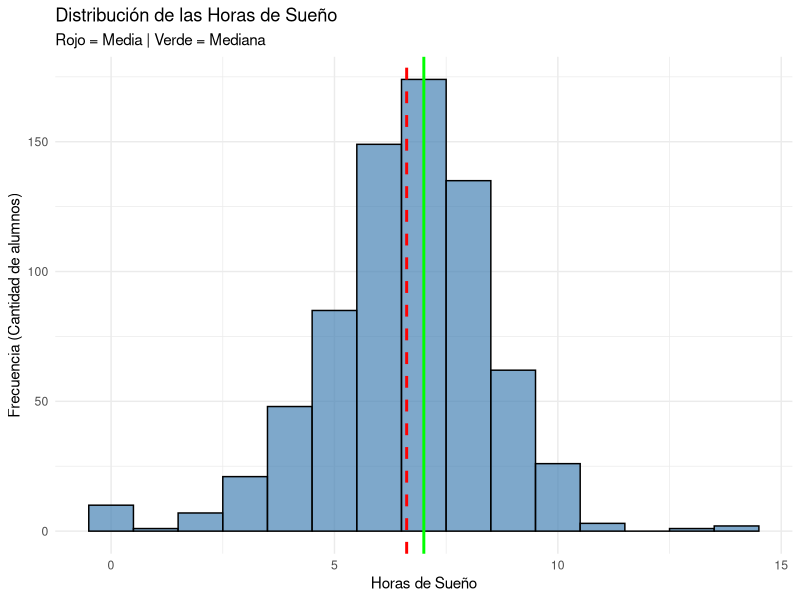
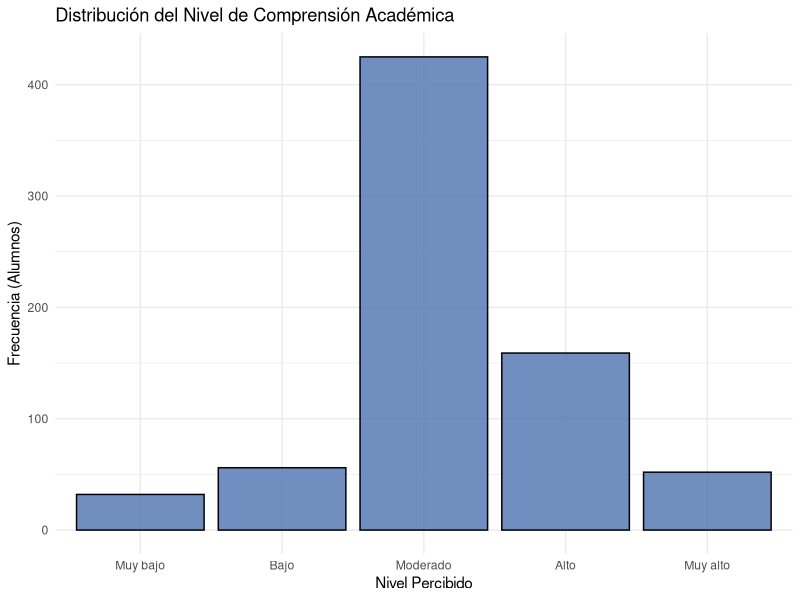
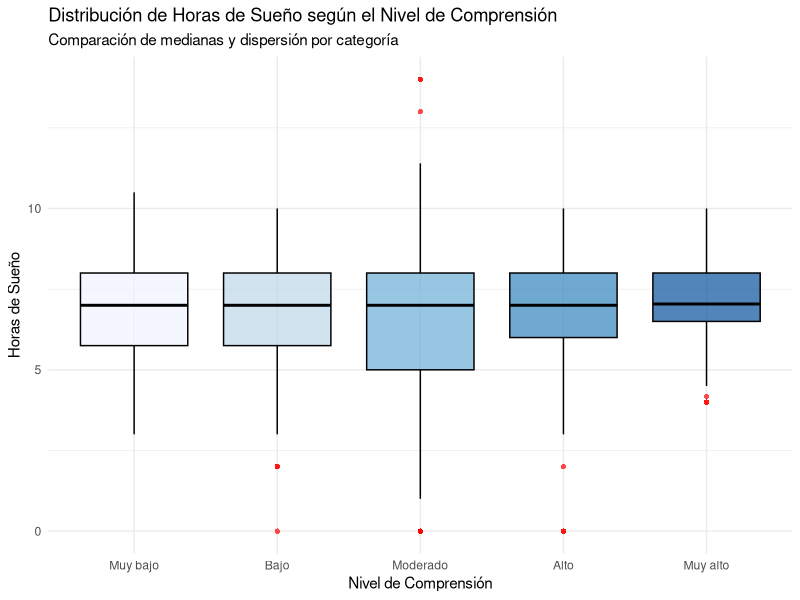
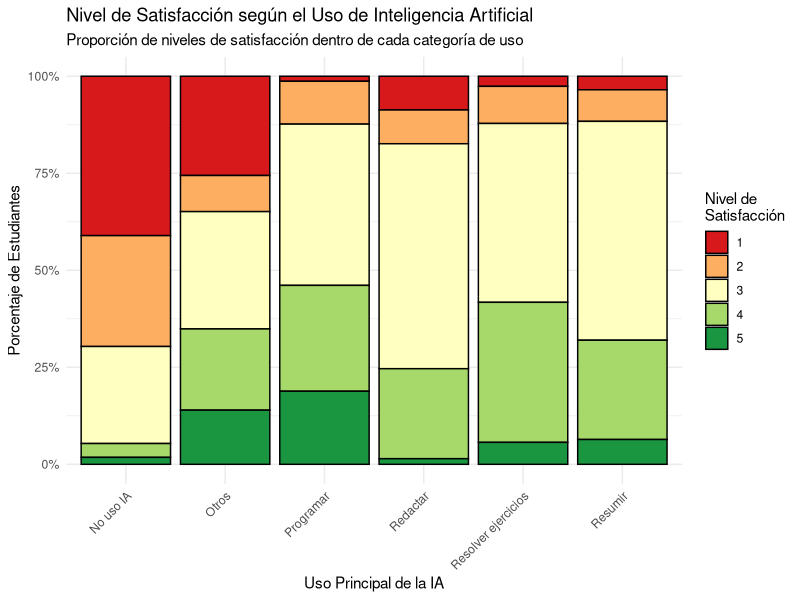
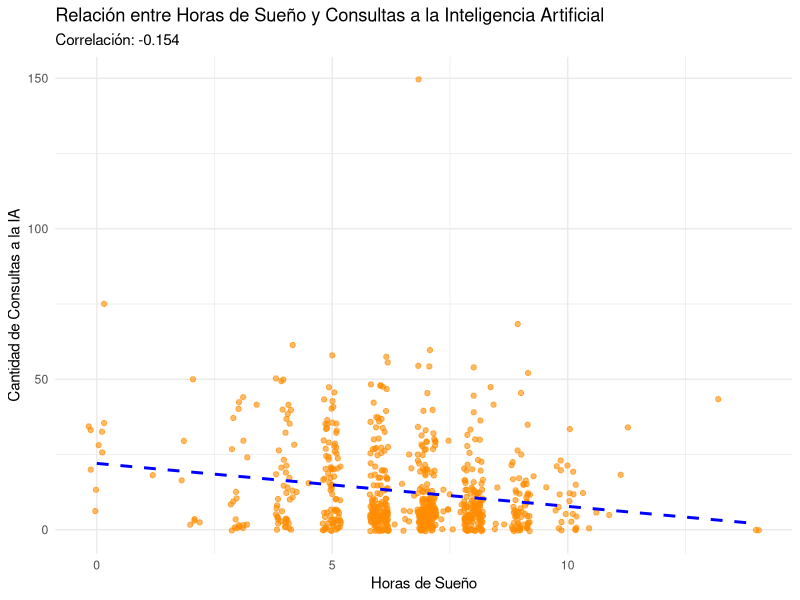
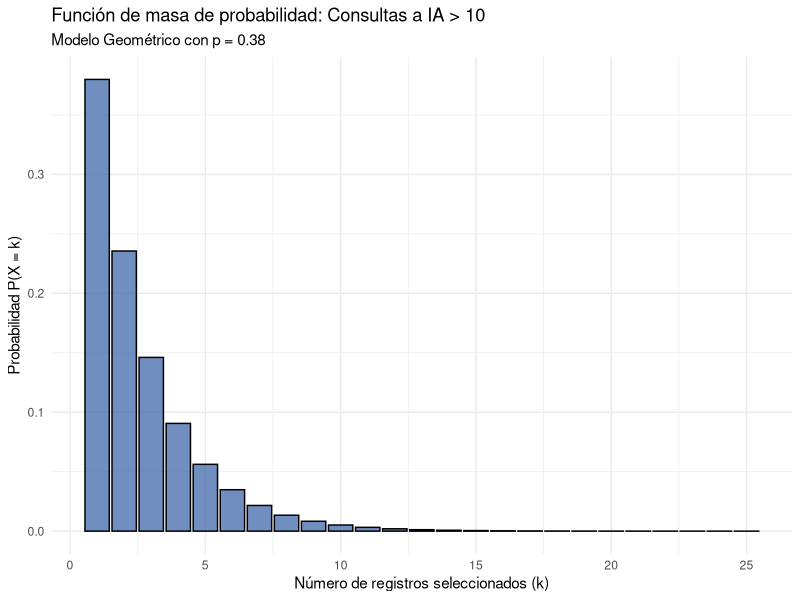
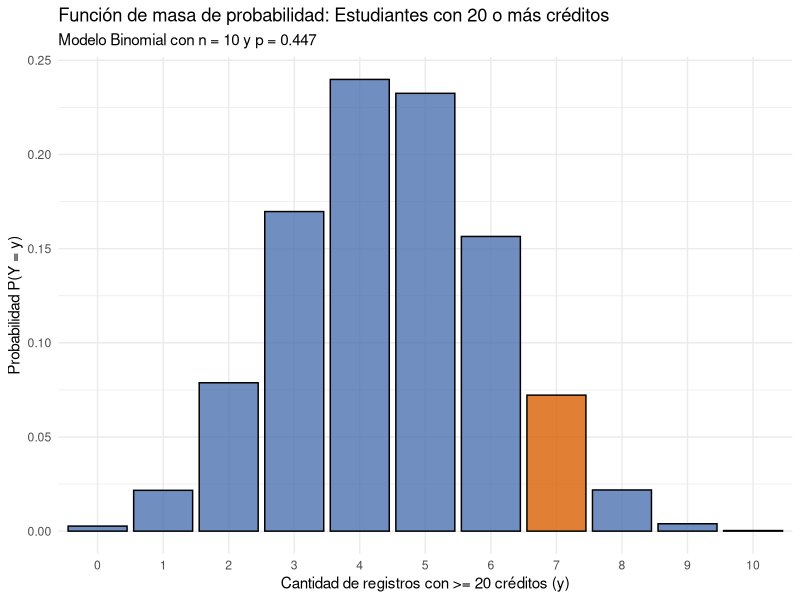
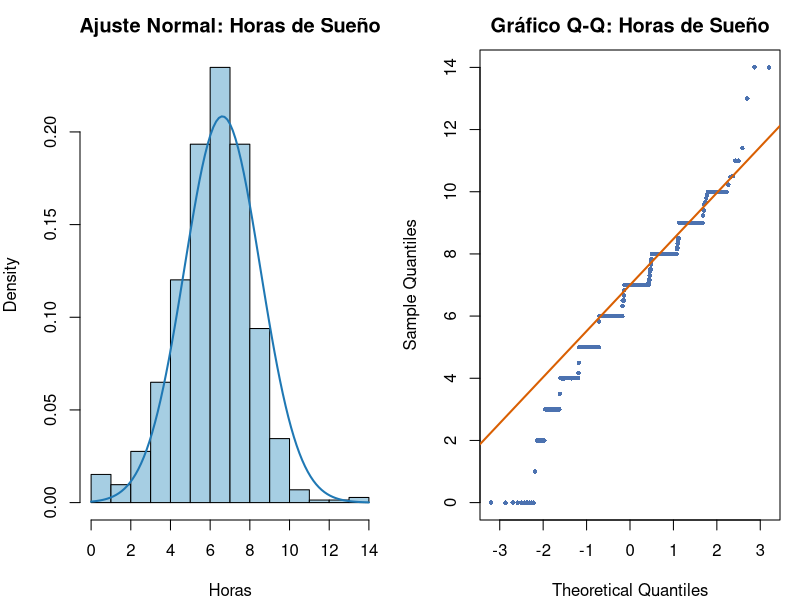

These figures' R source, in order:
## ---- chunk 1
#| message: false
#| warning: false
library(readr)
library(dplyr)
library(ggplot2)
DF_diario <- read_csv("diario.csv", show_col_types = FALSE)
DF_exam <- read_csv("examenes.csv", show_col_types = FALSE)
DF_demo <- read_csv("demograficos.csv", show_col_types = FALSE)
## ---- chunk 2

DF_diario %>% 
  rename(Cod = `Dirección de correo electrónico`
         , Registro = `Marca temporal`,
         Horas = `¿Cuántas horas dormiste la noche pasada?`,
         Consultas = `¿Cuántas consultas a una IA realizaste hoy?`,
         Comprension = `¿Qué nivel de comprensión tuviste de las actividades académicas que realizaste hoy?`,
         Satisfaccion = `¿Qué nivel de satisfacción tienes con tu avance académico de hoy?`,
         Uso = `¿Cuál fue el uso principal que le diste a la IA hoy?`,
         Sensacion = `¿Cuál fue tu sensación principal después de usar la IA hoy?`
         ) -> DF_diario
DF_demo %>% 
  rename(Cod = `Dirección de correo electrónico`
         , Registro = `Marca temporal`
         , Creditos = `cantidad de créditos académicos cursados en el ciclo regular ( colocar solo el número  )`
         ) -> DF_demo
DF_exam %>% 
  rename(Cod = `Dirección de correo electrónico`
         , Registro = `Marca temporal`,
          Nota = `Nota del examen`,
         ) -> DF_exam

subset_diario <- select(DF_diario, Cod, Registro, Horas, Consultas, Comprension, Satisfaccion, Uso, Sensacion)
subset_demo<- select(DF_demo, Cod, Creditos)
subset_exam <- select(DF_exam, Cod, Nota)
## ---- chunk 3
subset_diario <- subset_diario %>%
  mutate(
   # Continua
    Horas = as.numeric(Horas),
    
    # Discreta
    Consultas = as.integer(Consultas),
    
    # Cualitativa ordinal
    # Muy bajo < Bajo < Moderado < Alto < Muy alto
    Comprension = factor(
      trimws(as.character(Comprension)),
      levels = c("Muy bajo", "Bajo", "Moderado", "Alto", "Muy alto"),
      ordered = TRUE
    ),

    # Cualitativa ordinal
    # 1 < 2 < 3 < 4 < 5
    Satisfaccion = factor(
      trimws(as.character(Satisfaccion)),
      levels = c("1", "2", "3", "4", "5"),
      ordered = TRUE
    ),


    # Cualitativa nominal
    Uso = factor(Uso, ordered = FALSE),

    # Cualitativa nominal
    Sensacion = factor(
      trimws(as.character(Sensacion)),
      ordered = FALSE
    )
  )


subset_demo <- subset_demo %>%
  mutate(
    Creditos = as.integer(Creditos))

subset_exam <- subset_exam %>%
  mutate(
    Nota = as.numeric(Nota))
## ---- chunk 4
str(subset_diario)
str(subset_demo)
str(subset_exam)
## ---- chunk 5

subset_diario <- subset_diario %>%
  mutate(
    # Limpieza de la variable Uso
    Uso = case_when(
      grepl("(?i)ningun|nada|no.*us[eé]|nothing", Uso) ~ "No uso IA",
      Uso %in% c("Resolver ejercicios", "Resumir", "Programar", "Redactar", "No uso IA") ~ Uso,
      TRUE ~ "Otros"
    )
  )
unique(subset_diario$Uso)
## ---- chunk 6
subset_diario <- subset_diario %>%
  mutate(Fecha = as.Date(Registro)) %>%     
  arrange(Cod, Registro) %>%                  
  distinct(Cod, Fecha, .keep_all = TRUE) %>%  
  select(-Fecha)      
## ---- chunk 7
radiografia <- function(datos) {
  data.frame(
    Variable = names(datos),
    NAs = colSums(is.na(datos)),
    Datos_Llenos = colSums(!is.na(datos)),
    Total_Filas = nrow(datos)
  )
}

radiografia_diario <- radiografia(subset_diario)
radiografia_demo <- radiografia(subset_demo)
radiografia_exam <- radiografia(subset_exam)
## ---- chunk 8
radiografia_diario
radiografia_demo
radiografia_exam
## ---- chunk 9
grupo <- c(
  "cristobal.aranda@utec.edu.pe", 
  "pedro.chavez@utec.edu.pe", 
  "joaquin.temoche@utec.edu.pe",
  "eden.paredes@utec.edu.pe",
  "nestor.delacruz@utec.edu.pe"
)

n_grupo_di <- subset_diario |> 
  filter(Cod %in% grupo) |> 
  distinct(Cod, as.Date(Registro)) |>
  nrow()
n_grupo_ex <- subset_exam |> filter(Cod %in% grupo) |> nrow()
n_grupo_dem<- subset_demo |> filter(Cod %in% grupo) |> nrow()

## ---- chunk 10
cat("Total de observaciones limpias de todos los subsets:", nrow(subset_diario) + nrow(subset_demo) + nrow(subset_exam), "\n")
cat("Total de observaciones limpias del grupo:", n_grupo_di + n_grupo_ex + n_grupo_dem, "\n")
## ---- chunk 11


summary(subset_diario$Horas)


media_horas <- mean(subset_diario$Horas, na.rm = TRUE)
mediana_horas <- median(subset_diario$Horas, na.rm = TRUE)
sd_horas <- sd(subset_diario$Horas, na.rm = TRUE)
iqr_horas <- IQR(subset_diario$Horas, na.rm = TRUE)

cat("Media:", media_horas, "\nMediana:", mediana_horas, 
    "\nDesv. Estándar:", sd_horas, "\nIQR:", iqr_horas)


ggplot(subset_diario, aes(x = Horas)) +
  geom_histogram(binwidth = 1, fill = "steelblue", color = "black", alpha = 0.7) +
  geom_vline(aes(xintercept = media_horas), color = "red", linetype = "dashed", linewidth = 1) +
  geom_vline(aes(xintercept = mediana_horas), color = "green", linetype = "solid", linewidth = 1) + 
  labs(title = "Distribución de las Horas de Sueño",
       subtitle = "Rojo = Media | Verde = Mediana",
       x = "Horas de Sueño",
       y = "Frecuencia (Cantidad de alumnos)") +
  theme_minimal()

## ---- chunk 12

mediana_consultas <- median(subset_diario$Consultas, na.rm = TRUE)
cuartiles_consultas <- quantile(subset_diario$Consultas, probs = c(0.25, 0.75), na.rm = TRUE)
iqr_consultas <- IQR(subset_diario$Consultas, na.rm = TRUE)
rango_consultas <- range(subset_diario$Consultas, na.rm = TRUE)

cat("Mediana (Posición central):", mediana_consultas, "\n")
cat("Mínimo:", rango_consultas[1], "| Máximo:", rango_consultas[2], "\n")
cat("El 50% central de los alumnos realiza entre", cuartiles_consultas[1], "y", cuartiles_consultas[2], "consultas.\n")
cat("Rango Intercuartílico (IQR):", iqr_consultas, "\n")
## ---- chunk 13

tabla_comprension <- table(subset_diario$Comprension)
prop_comprension <- prop.table(tabla_comprension) * 100
prop_comprension

moda_comprension <- names(tabla_comprension)[which.max(tabla_comprension)]

mediana_comprension_idx <- median(as.numeric(subset_diario$Comprension), na.rm = TRUE)
mediana_comprension <- levels(subset_diario$Comprension)[mediana_comprension_idx]

cat("La Moda es:", moda_comprension, "\nLa Mediana se ubica en:", mediana_comprension, "\n")


library(ggplot2)
ggplot(subset_diario[!is.na(subset_diario$Comprension), ], aes(x = Comprension)) +
  geom_bar(fill = "#4C72B0", color = "black", alpha = 0.8) +
  labs(title = "Distribución del Nivel de Comprensión Académica",
       x = "Nivel Percibido",
       y = "Frecuencia (Alumnos)") +
  theme_minimal()

## ---- chunk 14


tabla_uso <- table(subset_diario$Uso)
prop_uso <- prop.table(tabla_uso) * 100


prop_uso_ordenada <- sort(prop_uso, decreasing = TRUE)

cat("Distribución porcentual de los usos de IA:\n")
print(round(prop_uso_ordenada, 2))

moda_uso <- names(prop_uso_ordenada)[1]
porcentaje_moda <- round(prop_uso_ordenada[1], 2)

cat("\nConclusión Descriptiva:\n")
cat("La Moda es '", moda_uso, "', concentrando un ", porcentaje_moda, "% del total de las respuestas registradas.\n", sep = "")

## ---- chunk 15


# 1. Tabla de resumen numérico agrupado
resumen_bivariado <- subset_diario %>%
  filter(!is.na(Comprension) & !is.na(Horas)) %>%
  group_by(Comprension) %>%
  summarise(
    Cantidad_Alumnos = n(),
    Media_Horas = round(mean(Horas), 2),
    Mediana_Horas = median(Horas),
    Desv_Estandar = round(sd(Horas), 2)
  )

cat("Resumen de Horas de Sueño por Nivel de Comprensión:\n")
print(resumen_bivariado)

# 2. Gráfico de cajas comparativo
ggplot(subset_diario %>% filter(!is.na(Comprension) & !is.na(Horas)), 
       aes(x = Comprension, y = Horas, fill = Comprension)) +
  geom_boxplot(alpha = 0.7, color = "black", outlier.color = "red", outlier.shape = 16) +
  labs(title = "Distribución de Horas de Sueño según el Nivel de Comprensión",
       subtitle = "Comparación de medianas y dispersión por categoría",
       x = "Nivel de Comprensión",
       y = "Horas de Sueño") +
  scale_fill_brewer(palette = "Blues") + # Paleta de colores secuencial
  theme_minimal() +
  theme(legend.position = "none") # Ocultamos leyenda porque el eje X ya lo explica
## ---- chunk 16

tabla_uso_satisfaccion <- table(subset_diario$Uso, subset_diario$Satisfaccion)
prop_uso_satisfaccion <- prop.table(tabla_uso_satisfaccion, margin = 1) * 100

cat("Porcentaje de Satisfacción según el tipo de Uso de IA:\n")
print(round(prop_uso_satisfaccion, 2))

ggplot(subset_diario %>% filter(!is.na(Uso) & !is.na(Satisfaccion)), 
       aes(x = Uso, fill = Satisfaccion)) +
  geom_bar(position = "fill", color = "black") +
  scale_y_continuous(labels = scales::percent_format()) +
  scale_fill_brewer(palette = "RdYlGn") + 
  labs(title = "Nivel de Satisfacción según el Uso de Inteligencia Artificial",
       subtitle = "Proporción de niveles de satisfacción dentro de cada categoría de uso",
       x = "Uso Principal de la IA",
       y = "Porcentaje de Estudiantes",
       fill = "Nivel de\nSatisfacción") +
  theme_minimal() +
  theme(axis.text.x = element_text(angle = 45, hjust = 1))

## ---- chunk 17
correlacion <- cor(subset_diario$Horas, subset_diario$Consultas, method = "spearman")

cat("Coeficiente de Correlación de Spearman:", round(correlacion, 3), "\n")

ggplot(subset_diario, aes(x = Horas, y = Consultas)) +
  geom_jitter(alpha = 0.6, color = "darkorange", width = 0.2, height = 0.5) +
  geom_smooth(method = "lm", formula = y ~ x, color = "blue", linetype = "dashed", se = FALSE) +
  labs(title = "Relación entre Horas de Sueño y Consultas a la Inteligencia Artificial",
       subtitle = paste("Correlación:", round(correlacion, 3)),
       x = "Horas de Sueño",
       y = "Cantidad de Consultas a la IA") +
  theme_minimal()
## ---- chunk 18
#| label: preparacion-probabilidad
# Filtramos casos completos en las variables de interés y categorizamos Horas
df_prob <- subset_diario %>%
  filter(!is.na(Horas), !is.na(Comprension)) %>%
  mutate(
    Sueno = cut(
      Horas,
      breaks = c(-Inf, 5, 7, 9, Inf),
      labels = c("Muy corto", "Corto", "Adecuado", "Largo"),
      ordered_result = TRUE
    )
  )

n <- nrow(df_prob)

tabla_prob <- function(x) {
  t <- table(x)
  tibble(
    evento = names(t),
    n = as.integer(t),
    P = round(as.numeric(t) / sum(t), 4)
  )
}
## ---- chunk 19
#| label: prob-sueno
t_sueno <- tabla_prob(df_prob$Sueno)
t_sueno$descripcion <- c(
  "Seleccionar un registro con 5 horas de sueño o menos ($h \\leq 5$)",
  "Seleccionar un registro con más de 5 y hasta 7 horas ($5 < h \\leq 7$)",
  "Seleccionar un registro con más de 7 y hasta 9 horas ($7 < h \\leq 9$)",
  "Seleccionar un registro con más de 9 horas ($h > 9$)"
)
t_sueno$interpretacion <- paste0(
  "De cada 100 registros, aproximadamente ", round(t_sueno$P * 100),
  " corresponden a la categoría «", t_sueno$evento, "» (", round(t_sueno$P * 100, 1), "%)"
)
knitr::kable(t_sueno[, c("evento", "descripcion", "n", "P", "interpretacion")],
             col.names = c("Evento atómico", "Descripción", "Frecuencia (n)", "Probabilidad",
                           "Interpretación del resultado"),
             digits = 4, align = "llrrl")
## ---- chunk 20
#| label: prob-comprension
t_comp <- tabla_prob(df_prob$Comprension)
t_comp$descripcion <- paste0(
  "Seleccionar un registro con nivel de comprensión «", t_comp$evento, "»"
)
t_comp$interpretacion <- paste0(
  "De cada 100 registros, aproximadamente ", round(t_comp$P * 100),
  " reportan comprensión «", t_comp$evento, "» (", round(t_comp$P * 100, 1), "%)"
)
knitr::kable(t_comp[, c("evento", "descripcion", "n", "P", "interpretacion")],
             col.names = c("Evento atómico", "Descripción", "Frecuencia (n)", "Probabilidad",
                           "Interpretación del resultado"),
             digits = 4, align = "llrrl")
## ---- chunk 21
#| label: eventos
E1 <- df_prob$Horas <= 7
E2 <- df_prob$Comprension %in% c("Alto", "Muy alto")

p1  <- mean(E1)
p2  <- mean(E2)
p12 <- mean(E1 & E2)
## ---- chunk 22
#| label: independencia
knitr::kable(
  data.frame(
    Expresión = c("$P(E_1 \\cap E_2)$", "$P(E_1)\\cdot P(E_2)$",
                  "$P(E_1 \\mid E_2)$", "$P(E_1)$"),
    Valor = round(c(p12, p1 * p2, p12 / p2, p1), 3)
  ),
  align = "lr"
)
indep3 <- round(p12, 3) == round(p1 * p2, 3)
indep2 <- round(p12, 2) == round(p1 * p2, 2)
## ---- chunk 23
#| label: propiedades
#| results: asis
f <- function(x) formatC(x, format = "f", digits = 4)
cat(
  "| Propiedad | Fórmula | Resultado |\n",
  "|:--|:--|--:|\n",
  "| Unión | $P(E_1 \\cup E_2)=P(E_1)+P(E_2)-P(E_1 \\cap E_2)$ | ", f(p1 + p2 - p12), " |\n",
  "| Condicional | $P(E_1 \\mid E_2)=P(E_1 \\cap E_2)/P(E_2)$ | ", f(p12 / p2), " |\n",
  "| Condicional | $P(E_2 \\mid E_1)=P(E_1 \\cap E_2)/P(E_1)$ | ", f(p12 / p1), " |\n",
  "| Complemento de $E_2$ | $P(E_2^c)=1-P(E_2)$ | ", f(1 - p2), " |\n",
  sep = ""
)
## ---- chunk 24
#| label: desigualdad-triangular
#| results: asis
dif_sim  <- p1 + p2 - 2 * p12            # por la fórmula
dif_dir  <- mean(xor(E1, E2))            # conteo directo en los datos
suma     <- p1 + p2
cumple_tri <- dif_sim <= suma
f <- function(x) formatC(x, format = "f", digits = 4)
cat(
  "| Expresión | Valor |\n",
  "|:--|--:|\n",
  "| $P(E_1)+P(E_2)-2P(E_1 \\cap E_2)$ | ", f(dif_sim), " |\n",
  "| $P(E_1 \\triangle E_2)$ (conteo directo) | ", f(dif_dir), " |\n",
  "| $P(E_1)+P(E_2)$ | ", f(suma), " |\n",
  sep = ""
)
## ---- chunk 25
#| label: bayes
p_e1_dado_e2  <- p12 / p2
p_e1_dado_e2c <- mean(E1[!E2])
p2c <- 1 - p2

total <- p_e1_dado_e2 * p2 + p_e1_dado_e2c * p2c   # probabilidad total = P(E1)
bayes <- (p_e1_dado_e2 * p2) / total

knitr::kable(
  data.frame(
    Expresión = c("$P(E_1 \\mid E_2)$", "$P(E_1 \\mid E_2^c)$", "$P(E_2^c)$",
                  "Probabilidad total $P(E_1)$", "Bayes: $P(E_2 \\mid E_1)$"),
    Valor = round(c(p_e1_dado_e2, p_e1_dado_e2c, p2c, total, bayes), 4)
  ),
  align = "lr"
)
## ---- chunk 26
#| label: prep-variables-aleatorias
#| include: false

porcentaje <- function(x) ifelse(is.na(x), "No definido", paste0(round(100 * x, 2), "%"))
numero <- function(x) round(x, 3)
pvalor <- function(p) ifelse(p < 0.001, "$p < 0.001$", paste0("$p = ", format(round(p, 3), nsmall = 3), "$"))

va_horas     <- subset_diario$Horas[is.finite(subset_diario$Horas) & subset_diario$Horas >= 0 & subset_diario$Horas <= 24]
va_consultas <- subset_diario$Consultas[is.finite(subset_diario$Consultas) & subset_diario$Consultas >= 0 & subset_diario$Consultas == floor(subset_diario$Consultas)]
va_creditos  <- subset_demo$Creditos[is.finite(subset_demo$Creditos) & subset_demo$Creditos >= 0 & subset_demo$Creditos <= 40]
va_notas     <- subset_exam$Nota[is.finite(subset_exam$Nota) & subset_exam$Nota >= 0 & subset_exam$Nota <= 20]
## ---- chunk 27
#| label: va-discreta-1
prob_exito_ia <- mean(va_consultas > 10)
esp1  <- 1 / prob_exito_ia
var1  <- (1 - prob_exito_ia) / prob_exito_ia^2
desv1 <- sqrt(var1)
cv1   <- desv1 / esp1
prob1 <- dgeom(19, prob_exito_ia)
acum1 <- pgeom(18, prob_exito_ia)
## ---- chunk 28
#| label: plot-va-discreta-1
df_geom <- data.frame(
  k = 1:25,
  prob = dgeom(0:24, prob_exito_ia),
  destacado = ifelse(1:25 == 20, "k = 20", "Otros")
)

ggplot(df_geom, aes(x = k, y = prob, fill = destacado)) +
  geom_col(color = "black", alpha = 0.8) +
  scale_fill_manual(values = c("k = 20" = "#D95F02", "Otros" = "#4C72B0")) +
  labs(title = "Función de masa de probabilidad: Consultas a IA > 10",
       subtitle = paste0("Modelo Geométrico con p = ", numero(prob_exito_ia)),
       x = "Número de registros seleccionados (k)",
       y = "Probabilidad P(X = k)") +
  theme_minimal() +
  theme(legend.position = "none")
## ---- chunk 29
#| label: va-discreta-2
prob_exito_cred <- mean(va_creditos >= 20)
n2    <- 10
esp2  <- n2 * prob_exito_cred
var2  <- n2 * prob_exito_cred * (1 - prob_exito_cred)
desv2 <- sqrt(var2)
cv2   <- if (esp2 == 0) NA_real_ else desv2 / esp2
prob2 <- dbinom(7, n2, prob_exito_cred)
acum2 <- pbinom(6, n2, prob_exito_cred, lower.tail = FALSE)
## ---- chunk 30
#| label: plot-va-discreta-2
df_binom <- data.frame(
  y = 0:n2,
  prob = dbinom(0:n2, n2, prob_exito_cred),
  destacado = ifelse(0:n2 == 7, "y = 7", "Otros")
)

ggplot(df_binom, aes(x = factor(y), y = prob, fill = destacado)) +
  geom_col(color = "black", alpha = 0.8) +
  scale_fill_manual(values = c("y = 7" = "#D95F02", "Otros" = "#4C72B0")) +
  labs(title = "Función de masa de probabilidad: Estudiantes con 20 o más créditos",
       subtitle = paste0("Modelo Binomial con n = 10 y p = ", numero(prob_exito_cred)),
       x = "Cantidad de registros con >= 20 créditos (y)",
       y = "Probabilidad P(Y = y)") +
  theme_minimal() +
  theme(legend.position = "none")
## ---- chunk 31
#| label: va-continua-1
mu_h   <- mean(va_horas)
sd_h   <- sd(va_horas)
var_h  <- sd_h^2
cv_h   <- sd_h / mu_h
asim_h <- mean(((va_horas - mu_h) / sd_h)^3)
p_sw_h <- shapiro.test(head(va_horas, 5000))$p.value
diagnostico_h <- if (p_sw_h >= 0.05) "no se rechaza la normalidad" else "se rechaza la normalidad"

prob_h <- pnorm(8, mu_h, sd_h) - pnorm(6, mu_h, sd_h)
acum_h <- pnorm(7, mu_h, sd_h)
## ---- chunk 32
#| label: plot-va-continua-1
#| fig-height: 3.5
par(mfrow = c(1, 2), mar = c(4, 4, 2.5, 1))
hist(va_horas, probability = TRUE, breaks = "Sturges", col = "#A6CEE3",
     border = "black", main = "Ajuste Normal: Horas de Sueño", xlab = "Horas")
curve(dnorm(x, mu_h, sd_h), add = TRUE, col = "#1F78B4", lwd = 2)
qqnorm(va_horas, pch = 16, cex = 0.6, col = "#4C72B0", main = "Gráfico Q-Q: Horas de Sueño")
qqline(va_horas, col = "#D95F02", lwd = 2)
par(mfrow = c(1, 1))
## ---- chunk 33
#| label: va-continua-2
mu_n    <- mean(va_notas)
sd_n    <- sd(va_notas)
var_n   <- sd_n^2
cv_n    <- sd_n / mu_n
asim_n  <- mean(((va_notas - mu_n) / sd_n)^3)
p_sw_n  <- shapiro.test(head(va_notas, 5000))$p.value
diagnostico_n <- if (p_sw_n >= 0.05) "no se rechaza la normalidad" else "se rechaza la normalidad"

prob_n  <- pnorm(14, mu_n, sd_n, lower.tail = FALSE)
acum_n  <- pnorm(16, mu_n, sd_n) - pnorm(10, mu_n, sd_n)
fuera_n <- pnorm(0, mu_n, sd_n) + pnorm(20, mu_n, sd_n, lower.tail = FALSE)
## ---- chunk 34
#| label: plot-va-continua-2
#| fig-height: 3.5
par(mfrow = c(1, 2), mar = c(4, 4, 2.5, 1))
hist(va_notas, probability = TRUE, breaks = "Sturges", col = "#B2DF8A",
     border = "black", main = "Ajuste Normal: Notas de Examen", xlab = "Nota (0 a 20)")
curve(dnorm(x, mu_n, sd_n), add = TRUE, col = "#33A02C", lwd = 2)
qqnorm(va_notas, pch = 16, cex = 0.6, col = "#33A02C", main = "Gráfico Q-Q: Notas de Examen")
qqline(va_notas, col = "#D95F02", lwd = 2)
par(mfrow = c(1, 1))
